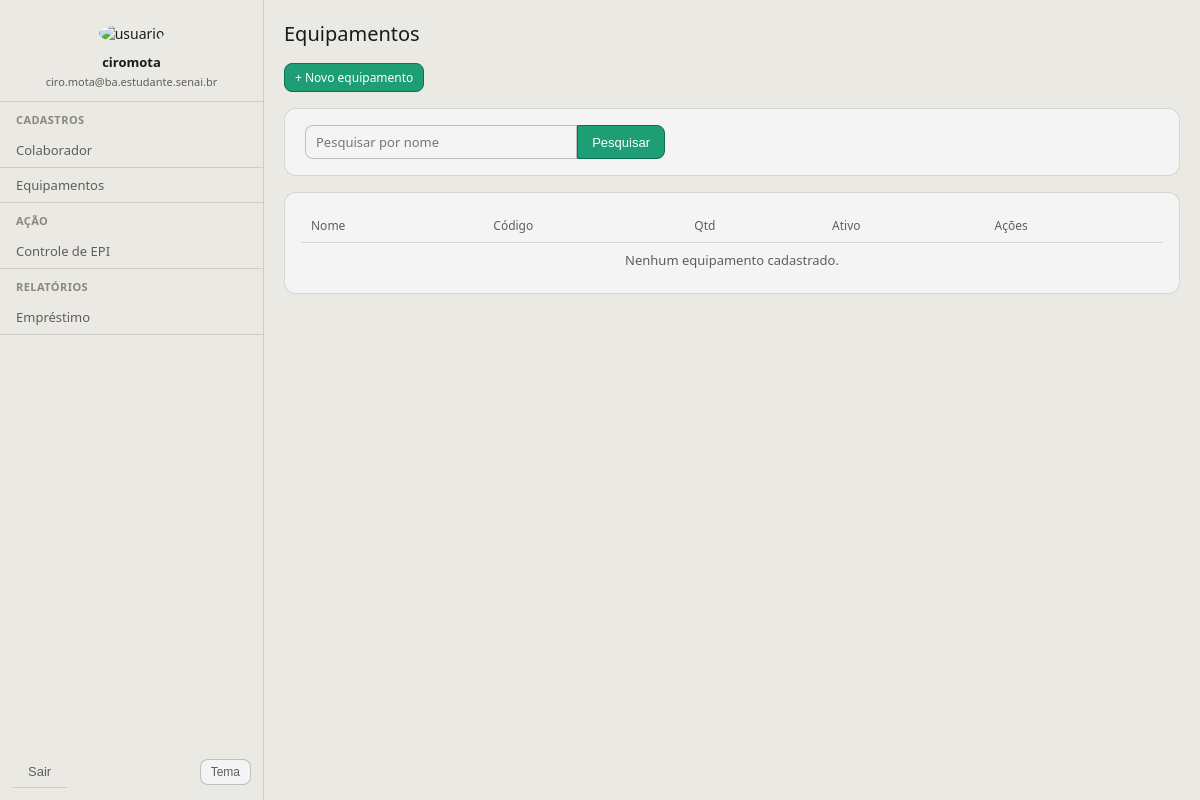
The app's page /equipamentos/ (signed in), older data.
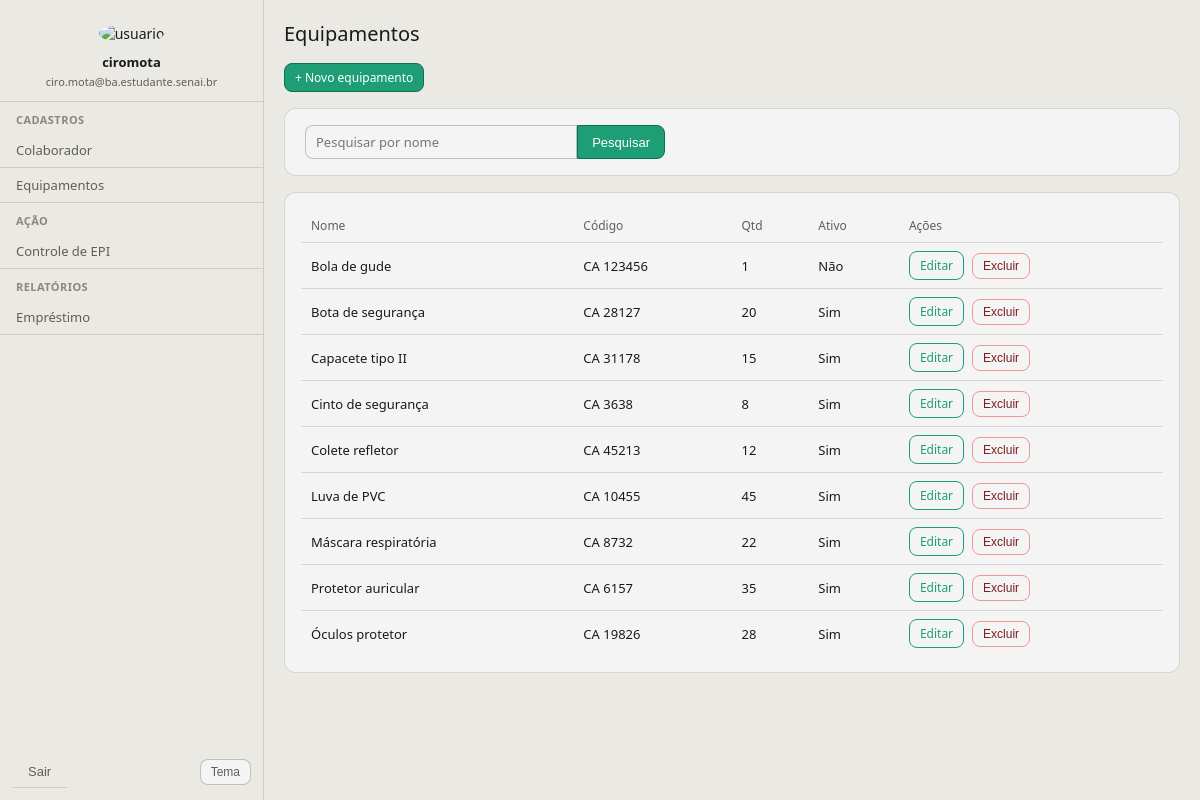
The same page, newer data.
### colaboradores/models.py (models this page shows, shortened)
class Equipamento(models.Model):
    nome = models.CharField(max_length=140)
    codigo = models.CharField(max_length=60, blank=True)
    quantidade = models.PositiveIntegerField(default=1)
    descricao = models.TextField(blank=True)
    ativo = models.BooleanField(default=True)
    class Meta:
        ordering = ["nome"]

### colaboradores/views.py (the view)
# urls.py: path("equipamentos/", EquipamentoListView.as_view(), name="equipamento_lista"),
class EquipamentoListView(LoginRequiredMixin, ListView):
    model = Equipamento
    template_name = "partials/equipamento_list.html"
    context_object_name = "equipamentos"
    login_url = reverse_lazy("colaboradores:login")
    def get_queryset(self):
        queryset = super().get_queryset()
        pesquisa = self.request.GET.get("q", "").strip()
        if pesquisa:
            queryset = queryset.filter(nome__icontains=pesquisa)
        return queryset

### templates/partials/equipamento_list.html (shortened to what this page needs)
{% extends 'global/base.html' %}
{% block content %}
<h1>Equipamentos</h1>
<div style="margin-bottom: 16px">
    <a class="btn btn-primary btn-sm" href="{% url 'colaboradores:equipamento_cadastrar' %}">+ Novo equipamento</a>
</div>
<div class="card">
  <form id="equipamento-search-form" method="get" style="padding: 16px 20px">
    <div style="display: flex; gap: 0; max-width: 360px">
      <input id="equipamento-search-input" type="search" name="q" placeholder="Pesquisar por nome" value="{{ request.GET.q }}" style="flex: 1; border-radius: 8px 0 0 8px">
      <button class="btn btn-primary" type="submit" style="border-radius: 0 8px 8px 0; margin-right: 0">Pesquisar</button>
    </div>
  </form>
</div>
<div class="card">
  <div style="overflow-x: auto; padding: 0 16px 16px 16px; margin-top: 16px">
    <table id="equipamento-table">
      <thead>
        <tr><th>Nome</th><th>Código</th><th>Qtd</th><th>Ativo</th><th>Ações</th></tr>
      </thead>
      <tbody>
        {% for e in equipamentos %}
          <tr>
            <td>{{ e.nome }}</td>
            <td>{{ e.codigo }}</td>
            <td>{{ e.quantidade }}</td>
            <td>{% if e.ativo %}Sim{% else %}Não{% endif %}</td>
            <td style="white-space: nowrap;">
              <div style="display: inline-flex; gap: 8px; align-items: center;">
                <a class="btn btn-sm btn-outline-primary" href="{% url 'colaboradores:equipamento_editar' e.pk %}">Editar</a>
                <button
                  type="button"
                  class="btn btn-sm btn-outline-danger js-delete"
                  data-url="{% url 'colaboradores:equipamento_excluir' e.pk %}"
                  data-name="{{ e.nome|escape }}"
                >Excluir</button>
              </div>
            </td>
          </tr>
        {% empty %}
          <tr><td colspan="5" style="text-align: center; color: var(--color-text-secondary)">Nenhum equipamento cadastrado.</td></tr>
        {% endfor %}
      </tbody>
    </table>
  </div>
</div>
  {% endblock %}

Row changes from the older to the newer data that the page shows:
added Equipamento: nome "Bola de gude", codigo "CA 123456", quantidade "1", ativo "Não"
added Equipamento: nome "Bota de segurança", codigo "CA 28127", quantidade "20", ativo "Sim"
added Equipamento: nome "Capacete tipo II", codigo "CA 31178", quantidade "15", ativo "Sim"
added Equipamento: nome "Cinto de segurança", codigo "CA 3638", quantidade "8", ativo "Sim"
added Equipamento: nome "Colete refletor", codigo "CA 45213", quantidade "12", ativo "Sim"
added Equipamento: nome "Luva de PVC", codigo "CA 10455", quantidade "45", ativo "Sim"
added Equipamento: nome "Máscara respiratória", codigo "CA 8732", quantidade "22", ativo "Sim"
added Equipamento: nome "Protetor auricular", codigo "CA 6157", quantidade "35", ativo "Sim"
added Equipamento: nome "Óculos protetor", codigo "CA 19826", quantidade "28", ativo "Sim"
Text that changed along with them:
text no longer shown: "Nenhum equipamento cadastrado."
